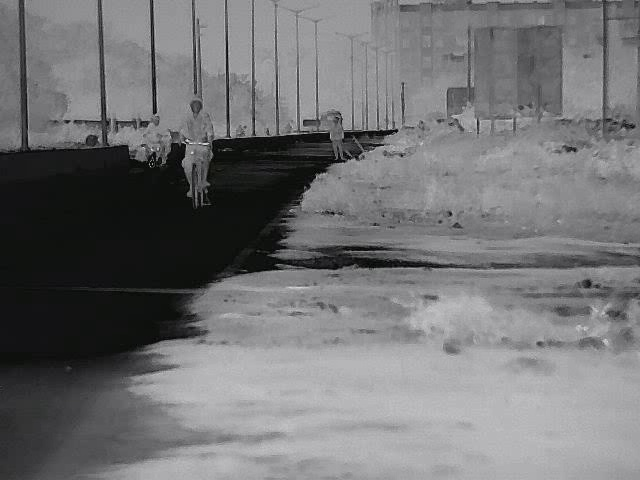
#> input picture StructureModule/Inputs/Input.jpg, 640 x 480 px, found by its file name
$ python ScharrEdge.py
#> lines starting #> are read from the running program, lines starting #| are printed output that depends on the picture; after the words box and inside, x2 and y2 are one past the last pixel; in counts of white or black regions, pixels touching at a corner belong together
import cv2 as cv
import numpy as np
import sys
import time
from typing import Optional

Image = np.ndarray


def apply_scharr_operator(
    image: Image,
    *,
    # Pre-blur
    blur_ksize: int = 3,
    # Scharr operator parameters (fully exposed)
    scharr_ddepth: int = cv.CV_32F,
    dx_scharr_x: int = 1,
    dy_scharr_x: int = 0,
    dx_scharr_y: int = 0,
    dy_scharr_y: int = 1,
    # Normalization parameters (for cv.normalize)
    norm_dst: Optional[np.ndarray] = None,
    norm_alpha: float = 0.0,
    norm_beta: float = 255.0,
    norm_type: int = cv.NORM_MINMAX,
    # Thresholding parameters (for cv.threshold)
    threshold_val: float = 50.0,
    threshold_max_value: float = 255.0,
    threshold_type: int = cv.THRESH_BINARY,
) -> Image:
    """
    Apply the Scharr operator to compute gradient magnitude and return a binary edge map.
    All numerical and algorithmic choices are exposed as parameters so callers control
    each internal operation.

    -------------------------------------------------------------------------
    PARAMETER SPECIFICATIONS (Description / Min & Max / Units / Default / Best-case)
    -------------------------------------------------------------------------

    image : np.ndarray
        Description: Input single-channel grayscale/thermal image.
        Min & Max: 2D array with H,W >= 1.
        Units: Pixel intensity.
        Default: Required.
        Best case: Clean uint8 thermal or camera grayscale frame.

    blur_ksize : int
        Description: Gaussian blur kernel size applied before Scharr.
        Min & Max: Odd integers >= 1.
        Units: Pixels (kernel size).
        Default: 3.
        Best case: 3–7 to reduce noise without losing edges.

    scharr_ddepth : int
        Description: OpenCV depth for Scharr output (e.g., cv.CV_32F).
        Min & Max: Any valid cv depth enum (cv.CV_16S, cv.CV_32F, cv.CV_64F, ...).
        Units: OpenCV enum.
        Default: cv.CV_32F.
        Best case: cv.CV_32F to preserve sign and magnitude.

    dx_scharr_x, dy_scharr_x : int
        Description: Derivative orders passed to Scharr for the X call (dx, dy).
        Min & Max: 0–2.
        Units: Derivative order.
        Default: (1, 0).
        Best case: (1,0) for standard X-gradient.

    dx_scharr_y, dy_scharr_y : int
        Description: Derivative orders passed to Scharr for the Y call (dx, dy).
        Min & Max: 0–2.
        Units: Derivative order.
        Default: (0, 1).
        Best case: (0,1) for standard Y-gradient.

    norm_dst : Optional[np.ndarray]
        Description: Destination array for cv.normalize (or None to let OpenCV allocate).
        Min & Max: None or an array matching image shape.
        Units: ndarray or None.
        Default: None.
        Best case: None for convenience.

    norm_alpha : float
        Description: Lower bound after normalization (alpha in cv.normalize).
        Min & Max: 0.0 → 65535.0 (practical).
        Units: Pixel intensity.
        Default: 0.0.
        Best case: 0.0 for full-range scaling.

    norm_beta : float
        Description: Upper bound after normalization (beta in cv.normalize).
        Min & Max: 1.0 → 65535.0 (practical).
        Units: Pixel intensity.
        Default: 255.0.
        Best case: 255.0 for uint8 visualization.

    norm_type : int
        Description: Normalization type (cv.NORM_MINMAX, cv.NORM_INF, ...).
        Min & Max: Valid cv.normalize enums.
        Units: OpenCV enum.
        Default: cv.NORM_MINMAX.
        Best case: cv.NORM_MINMAX for per-frame contrast scaling.

    threshold_val : float
        Description: Threshold level applied to the normalized magnitude.
        Min & Max: 0.0 → norm_beta (practical).
        Units: Pixel intensity (uint8 scale).
        Default: 50.0.
        Best case: 30–70 for typical thermal edge maps.

    threshold_max_value : float
        Description: Value assigned to pixels exceeding the threshold (maxVal).
        Min & Max: >0.0 → 65535.0 (practical).
        Units: Pixel intensity.
        Default: 255.0.
        Best case: 255.0 for crisp binary maps.

    threshold_type : int
        Description: cv threshold type (cv.THRESH_BINARY, cv.THRESH_BINARY_INV, ...).
        Min & Max: Valid cv threshold enums.
        Units: OpenCV enum.
        Default: cv.THRESH_BINARY.
        Best case: cv.THRESH_BINARY for standard edges.

    RETURNS
    -------
    edge_map : np.ndarray (uint8, H×W)
        Binary edge map with values {0, threshold_max_value} (clipped to uint8 if <=255).
    -------------------------------------------------------------------------
    """
#> called with blur_ksize = 3, scharr_ddepth = 5, dx_scharr_x = 1, dy_scharr_x = 0, dx_scharr_y = 0, dy_scharr_y = 1, norm_alpha = 0, norm_beta = 255

    start_time = time.time()

    # -----------------------
    # Validation
    # -----------------------
    if image is None:
        raise ValueError("Input `image` is None.")
    if image.ndim != 2:
        raise ValueError("Input must be a single-channel (grayscale) image.")
    if blur_ksize < 1 or blur_ksize % 2 == 0:
        raise ValueError("`blur_ksize` must be an odd integer >= 1.")
    if not (0.0 <= norm_alpha <= norm_beta):
        raise ValueError("`norm_alpha` must be <= `norm_beta` and both non-negative.")
    if not (0.0 <= threshold_val <= max(255.0, norm_beta)):
        raise ValueError("`threshold_val` must be in a reasonable range relative to norm_beta.")
    if not (threshold_max_value > 0.0):
        raise ValueError("`threshold_max_value` must be > 0.")
    for v in (dx_scharr_x, dy_scharr_x, dx_scharr_y, dy_scharr_y):
        if not (0 <= v <= 2):
            raise ValueError("Scharr derivative orders must be integers in [0, 2].")

    # -----------------------
    # Processing pipeline
    # -----------------------

    # 1) Pre-blur
    image_blur = cv.GaussianBlur(image, (blur_ksize, blur_ksize), 0)

    # 2) Scharr gradients using external parameters
    scharr_x = cv.Scharr(image_blur, scharr_ddepth, dx_scharr_x, dy_scharr_x)
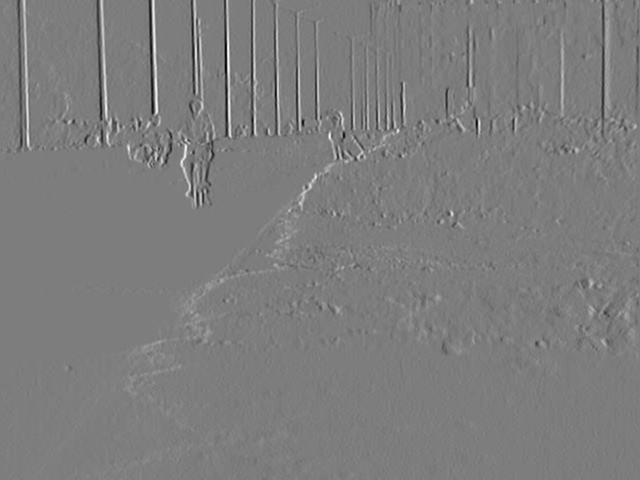
#> scharr_x: shape (480, 640) float32; min -1697, max 1757, mean 3.6; drawn with min black and max white
    scharr_y = cv.Scharr(image_blur, scharr_ddepth, dx_scharr_y, dy_scharr_y)
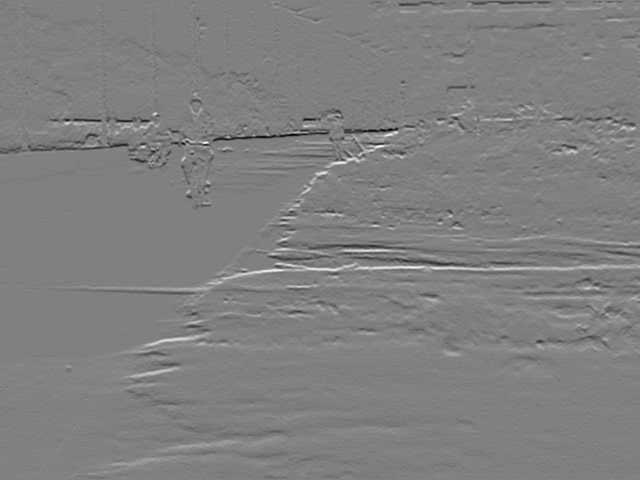
#> scharr_y: shape (480, 640) float32; min -1759, max 1737, mean 1.1; drawn with min black and max white

    # 3) Gradient magnitude
    gradient_magnitude = cv.magnitude(scharr_x, scharr_y)
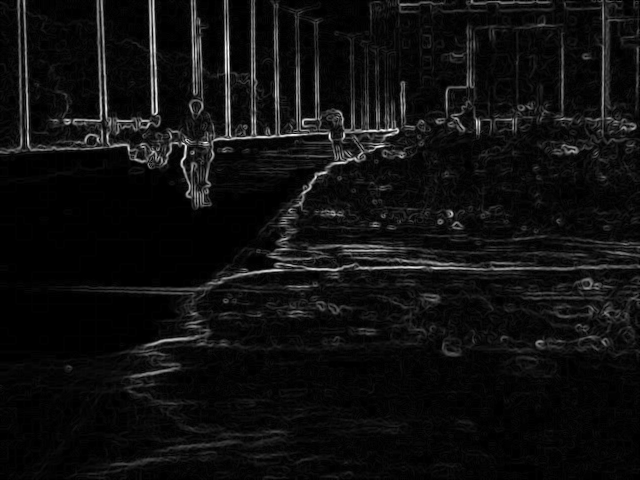
#> gradient_magnitude: shape (480, 640) float32; min 0, max 1786.6, mean 110.2; drawn with min black and max white

    # 4) Normalize using parameters from outside
    # cv.normalize returns the normalized dst (or a new array if dst is None)
    magnitude_norm = cv.normalize(
        gradient_magnitude,
        norm_dst,
        norm_alpha,
        norm_beta,
        norm_type
    )

    # 5) Convert to 8-bit (clamp) if thresholding expects 0..255; otherwise clip to threshold_max_value range
    # We choose to produce a uint8 binary map when threshold_max_value <= 255, else produce uint16.
    if threshold_max_value <= 255.0:
        magnitude_for_thresh = np.clip(np.rint(magnitude_norm), 0, 255).astype(np.uint8)
        thresh_max_cast = float(threshold_max_value)
    else:
        # keep higher range in uint16 to preserve dynamic range
        magnitude_for_thresh = np.clip(np.rint(magnitude_norm), 0, threshold_max_value).astype(np.uint16)
        thresh_max_cast = float(threshold_max_value)

    # 6) Threshold using externally provided params
    _, out_image = cv.threshold(magnitude_for_thresh, threshold_val, thresh_max_cast, threshold_type)
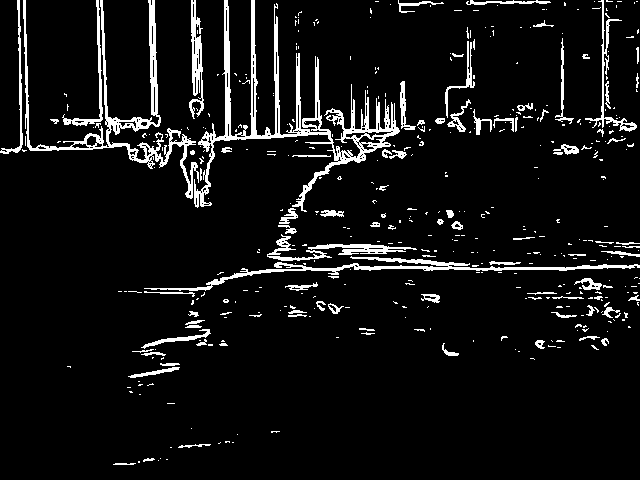
#> out_image: shape (480, 640); 7.2% white; 440 white regions (347 under 20 px), largest, box (x1, y1, x2, y2) and area: (194, 0, 400, 212) 5639, (23, 0, 199, 199) 3491, (144, 256, 640, 291) 2089

    # 7) If edge_map dtype is > uint8 but user likely wants uint8, optionally downcast if max <=255
    if out_image.dtype != np.uint8 and threshold_max_value <= 255.0:
        out_image = out_image.astype(np.uint8)

    end_time = time.time()
    print(f"[apply_scharr_operator] Start: {start_time:.6f}  End: {end_time:.6f}  Duration: {end_time - start_time:.6f} sec")

    return out_image


if __name__ == "__main__":
    # Path to image (change to your path)
    image_path = "/home/user1/learning/Testing/StructureModule/Inputs/Input.jpg"

    # Read as grayscale (function expects a single-channel image)
    src = cv.imread(image_path, cv.IMREAD_GRAYSCALE)
    if src is None:
        print(f"ERROR: Failed to load image at: {image_path}", file=sys.stderr)
        sys.exit(1)

    # Call your operator (keeps texture/logic unchanged)
    edge_map = apply_scharr_operator(image=src)

    # Show results
    cv.imshow("input_gray", src)
    cv.imshow("apply_scharr_edge_map", edge_map)
    cv.waitKey(0)
    cv.destroyAllWindows()
